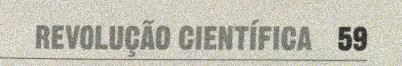
#> input picture OCR_with_Python/Images/test_noise.jpg, 402 x 66 px
$ jupyter execute section-03-09.ipynb   (shell and % lines are left out)
#> lines starting #> are read from the running program, lines starting #| are printed output that depends on the picture
[cell 1]
# Thresholding
import cv2
from pytesseract import Output, pytesseract
import numpy as np
from PIL import Image
import matplotlib.pyplot as plt

[cell 2]
def display(img, cmap='gray'):
    # fig = plt.figure(figsize=(11.69,8.27)) # A4 사이즈
    fig = plt.figure(figsize=(16.53, 11.69))
    ax = fig.add_subplot(111)
    ax.imshow(img, cmap='gray')

[cell 3]
img = cv2.imread('./OCR_with_Python/Images/test_noise.jpg')
#> img is the input picture: shape (66, 402, 3); mean B, G, R 178.1, 190.4, 192.9
gray_img = cv2.cvtColor(img, cv2.COLOR_BGR2GRAY)
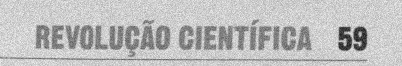
#> gray_img: shape (66, 402); min 25, max 245, mean 189.7
display(gray_img)

[cell 4]
average_blur = cv2.blur(gray_img, (5,5))
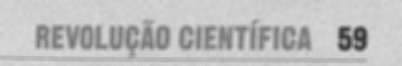
#> average_blur: shape (66, 402); min 58, max 219, mean 189.7
display(average_blur)

[cell 5]
# Gaussian Blur
gaussian_blur_img = cv2.GaussianBlur(gray_img, (5,5), sigmaX=0)
display(gaussian_blur_img)

[cell 6]
# Median Blur
median_blur_img = cv2.medianBlur(gray_img, 3)
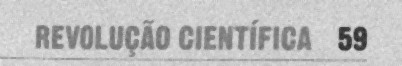
#> median_blur_img: shape (66, 402); min 43, max 227, mean 190.1
display(median_blur_img)

[cell 7]
# Bilateral Filter
bilateral_filter_img = cv2.bilateralFilter(gray_img, 15, 55, 45)
display(bilateral_filter_img)

$ run again, with OCR_with_Python/Images/book01.jpg copied over OCR_with_Python/Images/test_noise.jpg
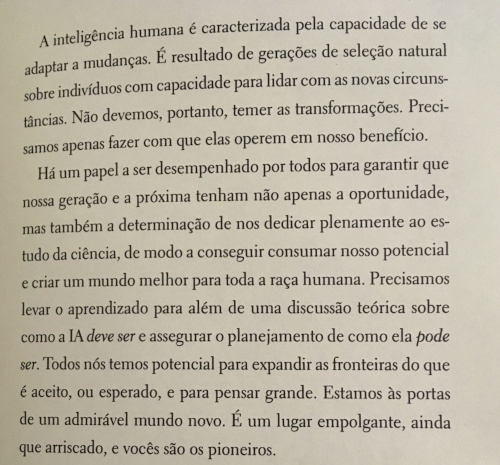
#> input picture OCR_with_Python/Images/book01.jpg, 500 x 465 px
#> img is the input picture: shape (465, 500, 3); mean B, G, R 164.1, 180.2, 186.4
#> `gray_img = cv2.cvtColor(img, cv2.COLOR_BGR2GRAY)`:
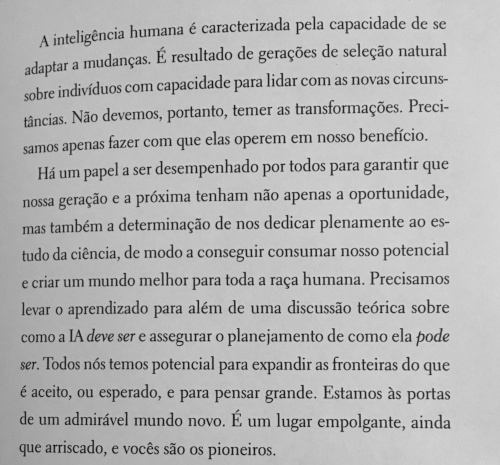
#> gray_img: shape (465, 500); min 19, max 216, mean 180.1
#> `bilateral_filter_img = cv2.bilateralFilter(gray_img, 15, 55, 45)`:
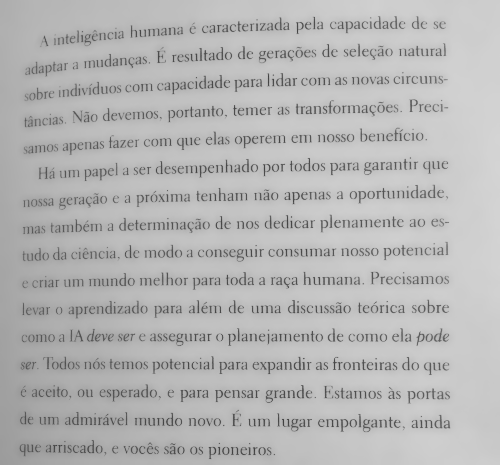
#> bilateral_filter_img: shape (465, 500); min 61, max 212, mean 182.2

$ run again, with OCR_with_Python/Images/book02.jpg copied over OCR_with_Python/Images/test_noise.jpg
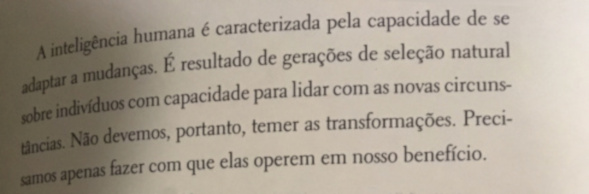
#> input picture OCR_with_Python/Images/book02.jpg, 589 x 194 px
#> img is the input picture: shape (194, 589, 3); mean B, G, R 147.2, 160.9, 170.4
#> `average_blur = cv2.blur(gray_img, (5,5))`:
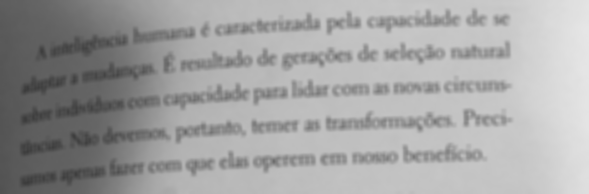
#> average_blur: shape (194, 589); min 59, max 230, mean 162.2
